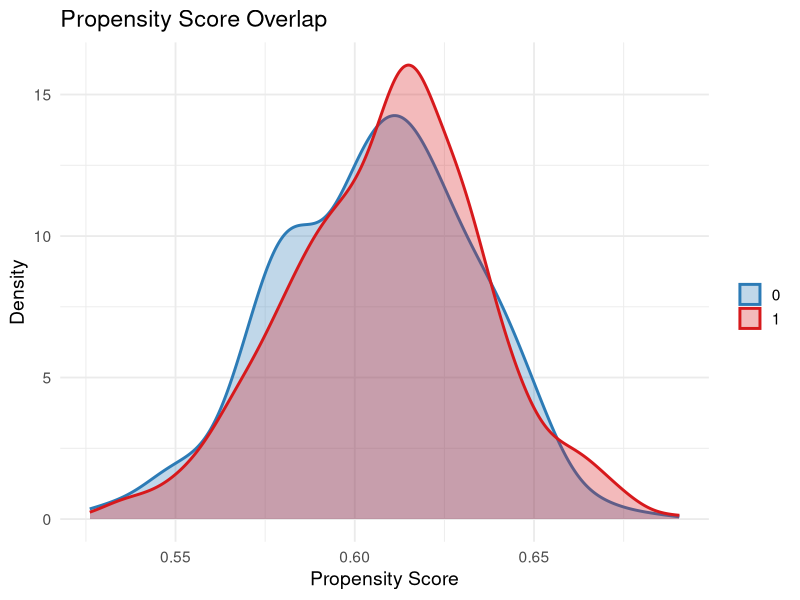
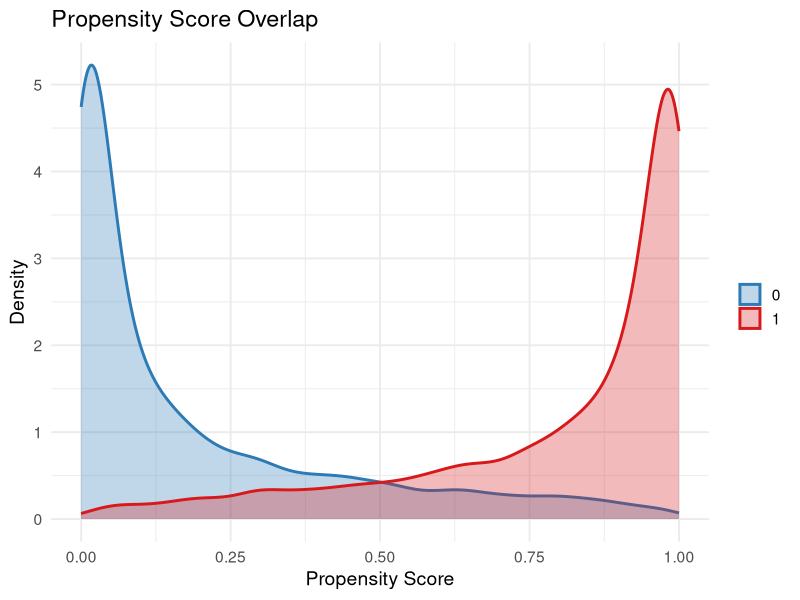
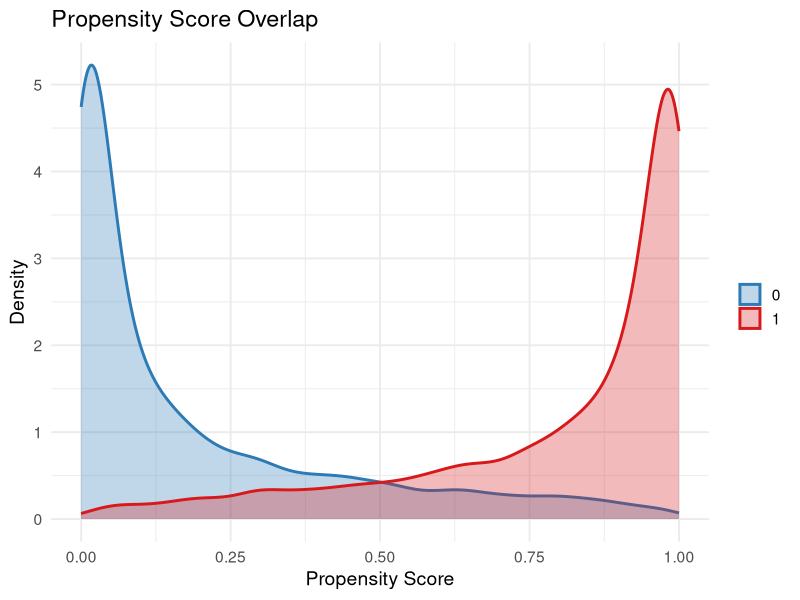
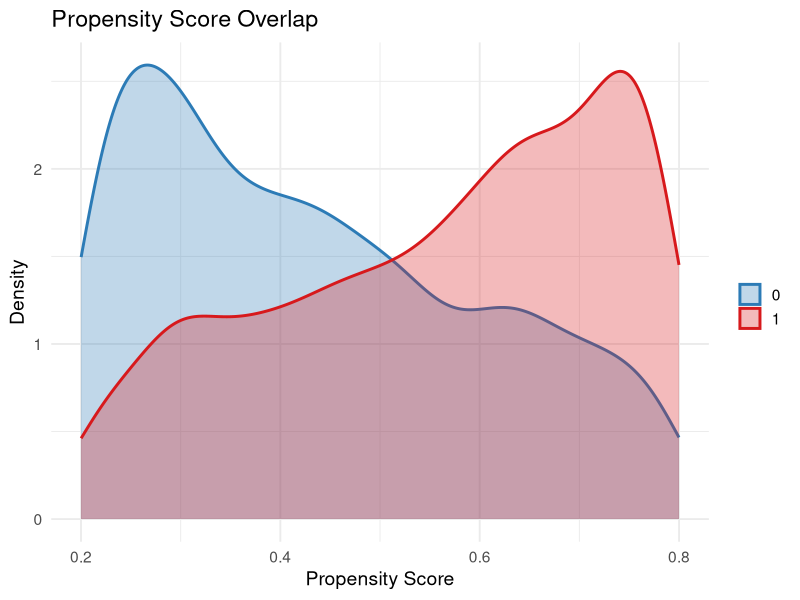

Source code (R) for these figures, in order:
## ---- chunk 1
#| echo: true
#| eval: true
expit <- function(x) { exp(x) / (1 + exp(x)) }
n<-1000
beta<-c(-1, 1, 0.5)
eta<-c(0, 0.2)

U_L <- runif(n, 0, 1) 
U_A <- runif(n, 0, 1) 
U_Y1 <- runif(n, 0, 1)
U_Y0 <- runif(n, 0, 1)

L<-qnorm(U_L, 2, 1)
A  <- qbinom(U_A, 1, expit(eta[1] + eta[2]*L))
Y1 <- qnorm(U_Y1, beta[1] + beta[2]*1 + beta[3]*L, 1)
Y0 <- qnorm(U_Y0, beta[1] + beta[2]*0 + beta[3]*L, 1)
Y  <- Y1*A + Y0*(1-A)

 df1<-data.frame(L=L, A=A, Y1=Y1, Y0=Y0, Y=Y)
## ---- chunk 2
#| echo: true
#| eval: true

#Constructing weights for a=1
df1$pi<-expit(eta[1] + eta[2]*df1$L)
df1$W<-df1$A/df1$pi

#Truth
mean(df1$Y1)

#Horvitz-Thompson Estimator
mean(df1$Y*df1$W)
## ---- chunk 3
#| echo: true
#| eval: true

#Constructing weights for a=1
df1$pi<-expit(eta[1] + eta[2]*df1$L)
df1$W<-df1$A/df1$pi

#Truth
mean(df1$Y1)

#Horvitz-Thompson Estimator
mean(df1$Y*df1$W)

#Hajek Estimator
mean(df1$Y*df1$W)/mean(df1$W)
## ---- chunk 4
#| echo: true
#| eval: true

#Constructing weights for a=1
fit<-glm(A~L, data=df1, family=binomial(link=logit))
df1$pi<-predict(fit, df1, type="response")
df1$W<-df1$A/df1$pi

#Truth
mean(df1$Y1)

#Horvitz-Thompson Estimator
mean(df1$Y*df1$W)

#Hajek Estimator
mean(df1$Y*df1$W)/mean(df1$W)
## ---- chunk 5

library(ggplot2)

ggplot(df1, aes(x = pi, fill = factor(A), color = factor(A))) +
  geom_density(alpha = 0.3, linewidth = 1) +
  scale_color_manual(values = c("#2C7BB6", "#D7191C")) +
  scale_fill_manual(values = c("#2C7BB6", "#D7191C")) +
  labs(
    x = "Propensity Score",
    y = "Density",
    color = "",
    fill = "",
    title = "Propensity Score Overlap"
  ) +
  theme_minimal(base_size = 14)
## ---- chunk 6
#| echo: true
#| eval: true
#| 
n <- 10000
beta <- c(-1, 1, 0.5)

eta2 <- c(0, 4)

U_L <- runif(n, 0, 1)
U_A <- runif(n, 0, 1)
U_Y1 <- runif(n, 0, 1)
U_Y0 <- runif(n, 0, 1)

L  <- qnorm(U_L, 0, 1)

A2 <- qbinom(U_A, 1, expit(eta2[1] + eta2[2]*L))

Y1 <- qnorm(U_Y1, beta[1] + beta[2]*1 + beta[3]*L, 1)
Y0 <- qnorm(U_Y0, beta[1] + beta[2]*0 + beta[3]*L, 1)

Y2 <- Y1*A2 + Y0*(1-A2)
## ---- chunk 7
#| echo: true
#| eval: true
#| 
df2 <- data.frame(L=L, A=A2, Y1=Y1, Y0=Y0, Y=Y2)

fit2<-glm(A~L, data=df2, family=binomial(link=logit))
df2$pi<-predict(fit2, df2, type="response")
## ---- chunk 8

ggplot(df2, aes(x = pi, fill = factor(A), color = factor(A))) +
  geom_density(alpha = 0.3, linewidth = 1) +
  scale_color_manual(values = c("#2C7BB6", "#D7191C")) +
  scale_fill_manual(values = c("#2C7BB6", "#D7191C")) +
  labs(
    x = "Propensity Score",
    y = "Density",
    color = "",
    fill = "",
    title = "Propensity Score Overlap"
  ) +
  theme_minimal(base_size = 14)
## ---- chunk 9

ggplot(df2, aes(x = pi, fill = factor(A), color = factor(A))) +
  geom_density(alpha = 0.3, linewidth = 1) +
  scale_color_manual(values = c("#2C7BB6", "#D7191C")) +
  scale_fill_manual(values = c("#2C7BB6", "#D7191C")) +
  labs(
    x = "Propensity Score",
    y = "Density",
    color = "",
    fill = "",
    title = "Propensity Score Overlap"
  ) +
  theme_minimal(base_size = 14)
## ---- chunk 10

df3<-df2[df2$pi>0.2 & df2$pi<0.8 , ]
ggplot(df3, aes(x = pi, fill = factor(A), color = factor(A))) +
  geom_density(alpha = 0.3, linewidth = 1) +
  scale_color_manual(values = c("#2C7BB6", "#D7191C")) +
  scale_fill_manual(values = c("#2C7BB6", "#D7191C")) +
  labs(
    x = "Propensity Score",
    y = "Density",
    color = "",
    fill = "",
    title = "Propensity Score Overlap"
  ) +
  theme_minimal(base_size = 14)
